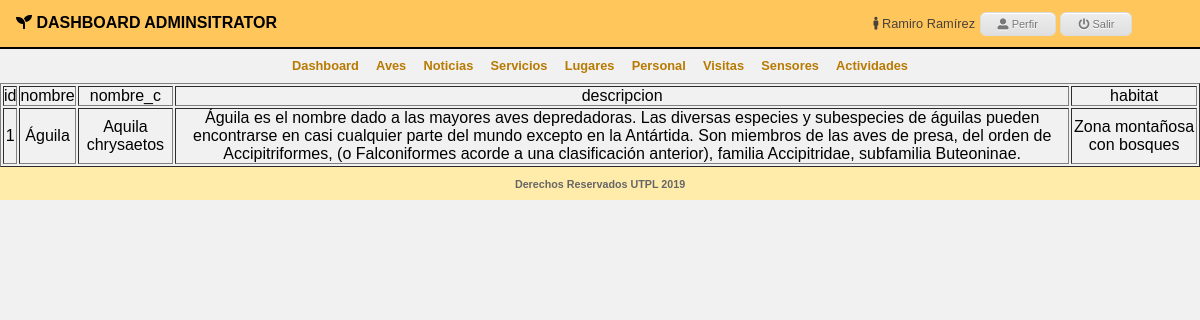
The page /administrator/adm_birds/index.php (signed in) on the database its author committed.
### tables this page shows
CREATE TABLE `aves` (
  `id` int(11) NOT NULL,
  `nombre` varchar(100) NOT NULL,
  `nombre_c` varchar(150) NOT NULL,
  `descripcion` varchar(500) NOT NULL,
  `habitat` varchar(100) NOT NULL
);

### dll/class_mysqli.php (the view, shortened to what this page needs)
<?php
class clase_mysqli{
	var $BaseDatos;
	var $Servidor;
	var $Usuario;
	var $Clave;
	var $Conexion_ID=0;
	var $Consulta_ID=0;
	function clase_mysqli($host="", $user="", $pass="", $db=""){
		$this->BaseDatos=$db;
		$this->Servidor=$host;
		$this->Usuario=$user;
		$this->Clave=$pass;
	}
	function conectar($host, $user, $pass, $db){
		if($db != "")$this->BaseDatos=$db;
		if($host != "")$this->Servidor=$host;
		if($user != "")$this->Usuario=$user;
		if($pass != "")$this->Clave=$pass;
		$this->Conexion_ID=new mysqli($this->Servidor, $this->Usuario, $this->Clave, $this->BaseDatos);
		return$this->Conexion_ID;
	}
	function consulta($sql=""){
		$this->Consulta_ID=mysqli_query($this->Conexion_ID,$sql);
		return $this->Consulta_ID;
	}
	function numcampos(){
		return mysqli_num_fields($this->Consulta_ID);
	}
	function verconsulta(){
		echo "<table border=1>";
		echo "<tr>";
		for ($i=0; $i < $this->numcampos() ; $i++) {
			echo  "<td>".mysqli_fetch_field_direct($this->Consulta_ID, $i)->name."</td>";
		}
		echo "</tr>";
		while ($row=mysqli_fetch_array($this->Consulta_ID)) {
			echo "<tr>";
			for ($i=0; $i < $this->numcampos(); $i++) {
				echo "<td>".utf8_encode($row[$i])."</td>";
			}
			echo "</tr>";
		}
		echo "</table>";
	}
}
?>

### administrator/adm_header.php (shortened to what this page needs)
<!DOCTYPE html>
<html>
<head>
	<link rel="stylesheet" href="https://use.fontawesome.com/releases/v5.8.1/css/all.css">
	<link rel="stylesheet" type="text/css" href="<?php echo $site_url;?>/administrator/css/style.css">
</head>
<body>
	<header>
		<h1><i class="fas fa-seedling"></i> DASHBOARD ADMINSITRATOR</h1>
		<nav class="top-menu">
			<div class="nameperfil"> <i class="fas fa-male"></i> <?php echo utf8_encode($_SESSION['nombre']);?></div>
			<a href=""><i class="fas fa-user-alt"></i> Perfir</a>
			<a href="<?php echo $site_url;?>/administrator/security/exit.php?salir=true"><i class="fas fa-power-off"></i> Salir</a>
		</nav>
	</header>
	<nav class="mainmenu">
		<a href="../">Dashboard</a>
		<a href="adm_birds/index.php">Aves</a>
		<a href="">Noticias</a>
		<a href="">Servicios</a>
		<a href="">Lugares</a>
		<a href="">Personal</a>
		<a href="">Visitas</a>
		<a href="">Sensores</a>
		<a href="adm_activities/index.php">Actividades</a>
	</nav>

### administrator/adm_birds/index.php
<?php
	include('../adm_header.php');
?>
<main>
	<?php
		$miconexion->consulta("select * from aves");
		$miconexion->verconsulta();
	?>
</main>
<?php
	include('../adm_footer.php');
?>

### administrator/adm_footer.php
	<footer>
		<h6>Derechos Reservados UTPL 2019</h6>
	</footer>
</body>
</html>

### administrator/css/style.css (style rules this page uses)
* { padding: 0; margin: 0; }
html, body { background: #f1f1f1; height: 100%; font-family: arial; }
header { background-color: #FFC75B; border-bottom: 2px solid #000; }
header h1 { display: inline-block; width: 35%; font-size: 1em; padding: 0.9em 1em; }
.nameperfil { font-size: 0.8em; width: 30%; display: inline-block; color: #4A413B; }
.top-menu { display: inline-block; width: 55%; text-align: right; padding: 0.5em 1em; }
.top-menu a { -moz-box-shadow:inset 0px 1px 0px 0px #ffffff; -webkit-box-shadow:inset 0px 1px 0px 0px #ffffff; box-shadow:inset 0px 1px 0px 0px #ffffff; background:-webkit-gradient(linear, left top, left bottom, color-stop(0.05, #ededed), color-stop(1, #dfdfdf)); background:-moz-linear-gradient(top, #ededed 5%, #dfdfdf 100%); background:-webkit-linear-gradient(top, #ededed 5%, #dfdfdf 100%); background:-o-linear-gradient(top, #ededed 5%, #dfdfdf 100%); background:-ms-linear-gradient(top, #ededed 5%, #dfdfdf 100%); background:linear-gradient(to bottom, #ededed 5%, #dfdfdf 100%); filter:progid:DXImageTransform.Microsoft.gradient(startColorstr='#ededed', endColorstr='#dfdfdf',GradientType=0); background-color:#ededed; -moz-border-radius:6px; -webkit-border-radius:6px; border-radius:6px; border:1px solid #dcdcdc; display:inline-block; cursor:pointer; color:#777777; font-family:Arial; font-size:11px; padding:5px 17px; text-decoration:none; text-shadow:0px 1px 0px #ffffff; }
.mainmenu { width: 100; text-align: center; padding: 0.5em 1em; }
.mainmenu a { text-decoration: none; padding: 0.5em 0.5em; color: #B87A00; font-weight: bold; font-size: 0.8em; }
main { text-align:center; }
footer { background: #FFECAA; color: #666; text-align: center; }
footer h6 { padding: 1em 0; }

### rows shown on the page
aves: id "1", nombre "Águila", nombre_c "Aquila chrysaetos", descripcion "Águila es el nombre dado a las mayores aves depredadoras. Las diversas especies y subespecies de águilas pueden encontrarse en casi cualquier parte del mundo excepto en la Antártida. Son miembros de las aves de presa, del orden de Accipitriformes, (o Falconiformes acorde a una clasificación anterior), familia Accipitridae, subfamilia Buteoninae.", habitat "Zona montañosa con bosques"

### other values the page prints
utf8_encode($_SESSION['nombre']) "Ramiro Ramírez"
mysqli_fetch_field_direct($this->Consulta_ID, $i)->name "id"
mysqli_fetch_field_direct($this->Consulta_ID, $i)->name "nombre"
mysqli_fetch_field_direct($this->Consulta_ID, $i)->name "nombre_c"
mysqli_fetch_field_direct($this->Consulta_ID, $i)->name "descripcion"
mysqli_fetch_field_direct($this->Consulta_ID, $i)->name "habitat"
